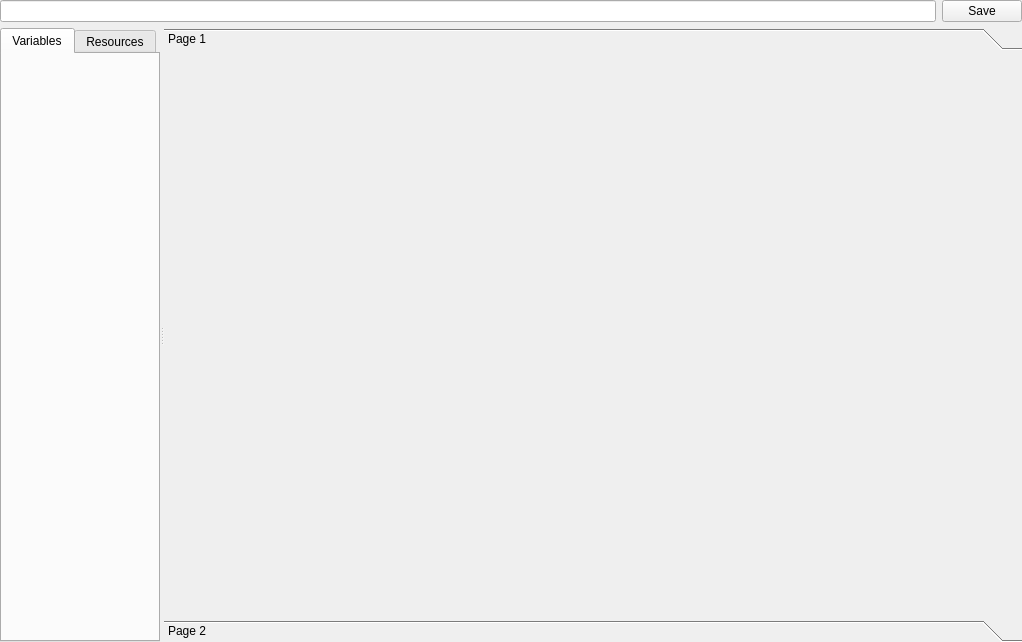
<?xml version="1.0" encoding="UTF-8"?>
<ui version="4.0">
 <class>ConfigForm</class>
 <widget class="QWidget" name="ConfigForm">
  <property name="geometry">
   <rect>
    <x>0</x>
    <y>0</y>
    <width>1022</width>
    <height>642</height>
   </rect>
  </property>
  <property name="sizePolicy">
   <sizepolicy hsizetype="Expanding" vsizetype="Expanding">
    <horstretch>0</horstretch>
    <verstretch>0</verstretch>
   </sizepolicy>
  </property>
  <property name="windowTitle">
   <string>Form</string>
  </property>
  <layout class="QVBoxLayout" name="verticalLayout">
   <property name="leftMargin">
    <number>0</number>
   </property>
   <property name="topMargin">
    <number>0</number>
   </property>
   <property name="rightMargin">
    <number>0</number>
   </property>
   <property name="bottomMargin">
    <number>0</number>
   </property>
   <item>
    <layout class="QHBoxLayout" name="horizontalLayout">
     <item>
      <widget class="QLineEdit" name="txt_name"/>
     </item>
     <item>
      <widget class="QPushButton" name="btn_save">
       <property name="sizePolicy">
        <sizepolicy hsizetype="Maximum" vsizetype="Fixed">
         <horstretch>0</horstretch>
         <verstretch>0</verstretch>
        </sizepolicy>
       </property>
       <property name="text">
        <string>Save</string>
       </property>
      </widget>
     </item>
    </layout>
   </item>
   <item>
    <widget class="QSplitter" name="splitter">
     <property name="sizePolicy">
      <sizepolicy hsizetype="Expanding" vsizetype="Expanding">
       <horstretch>0</horstretch>
       <verstretch>0</verstretch>
      </sizepolicy>
     </property>
     <property name="autoFillBackground">
      <bool>true</bool>
     </property>
     <property name="orientation">
      <enum>Qt::Horizontal</enum>
     </property>
     <property name="opaqueResize">
      <bool>true</bool>
     </property>
     <property name="childrenCollapsible">
      <bool>true</bool>
     </property>
     <widget class="QTabWidget" name="tabs_vars">
      <property name="sizePolicy">
       <sizepolicy hsizetype="MinimumExpanding" vsizetype="Expanding">
        <horstretch>0</horstretch>
        <verstretch>0</verstretch>
       </sizepolicy>
      </property>
      <property name="baseSize">
       <size>
        <width>200</width>
        <height>0</height>
       </size>
      </property>
      <property name="currentIndex">
       <number>0</number>
      </property>
      <widget class="QWidget" name="tab_variables">
       <property name="sizePolicy">
        <sizepolicy hsizetype="Minimum" vsizetype="Preferred">
         <horstretch>0</horstretch>
         <verstretch>0</verstretch>
        </sizepolicy>
       </property>
       <attribute name="title">
        <string>Variables</string>
       </attribute>
       <attribute name="toolTip">
        <string>List of available variables</string>
       </attribute>
       <layout class="QVBoxLayout" name="verticalLayout_4">
        <property name="sizeConstraint">
         <enum>QLayout::SetMinimumSize</enum>
        </property>
        <property name="leftMargin">
         <number>0</number>
        </property>
        <property name="rightMargin">
         <number>0</number>
        </property>
        <property name="bottomMargin">
         <number>10</number>
        </property>
        <item>
         <layout class="QVBoxLayout" name="lt_variables">
          <property name="sizeConstraint">
           <enum>QLayout::SetMinimumSize</enum>
          </property>
         </layout>
        </item>
       </layout>
      </widget>
      <widget class="QWidget" name="tab_resources">
       <property name="sizePolicy">
        <sizepolicy hsizetype="Minimum" vsizetype="Preferred">
         <horstretch>0</horstretch>
         <verstretch>0</verstretch>
        </sizepolicy>
       </property>
       <attribute name="title">
        <string>Resources</string>
       </attribute>
       <attribute name="toolTip">
        <string>List of available resources</string>
       </attribute>
       <layout class="QVBoxLayout" name="verticalLayout_6">
        <property name="sizeConstraint">
         <enum>QLayout::SetMinimumSize</enum>
        </property>
        <property name="leftMargin">
         <number>0</number>
        </property>
        <property name="rightMargin">
         <number>0</number>
        </property>
        <property name="bottomMargin">
         <number>10</number>
        </property>
        <item>
         <layout class="QVBoxLayout" name="lt_resources">
          <property name="sizeConstraint">
           <enum>QLayout::SetMinimumSize</enum>
          </property>
         </layout>
        </item>
       </layout>
      </widget>
     </widget>
     <widget class="QToolBox" name="tlbx_bundles">
      <property name="sizePolicy">
       <sizepolicy hsizetype="Maximum" vsizetype="Preferred">
        <horstretch>1</horstretch>
        <verstretch>0</verstretch>
       </sizepolicy>
      </property>
      <property name="baseSize">
       <size>
        <width>0</width>
        <height>0</height>
       </size>
      </property>
      <property name="currentIndex">
       <number>0</number>
      </property>
      <widget class="QWidget" name="page">
       <property name="geometry">
        <rect>
         <x>0</x>
         <y>0</y>
         <width>840</width>
         <height>531</height>
        </rect>
       </property>
       <attribute name="label">
        <string>Page 1</string>
       </attribute>
      </widget>
      <widget class="QWidget" name="page_2">
       <property name="geometry">
        <rect>
         <x>0</x>
         <y>0</y>
         <width>310</width>
         <height>531</height>
        </rect>
       </property>
       <attribute name="label">
        <string>Page 2</string>
       </attribute>
      </widget>
     </widget>
    </widget>
   </item>
  </layout>
 </widget>
 <resources/>
 <connections/>
</ui>
